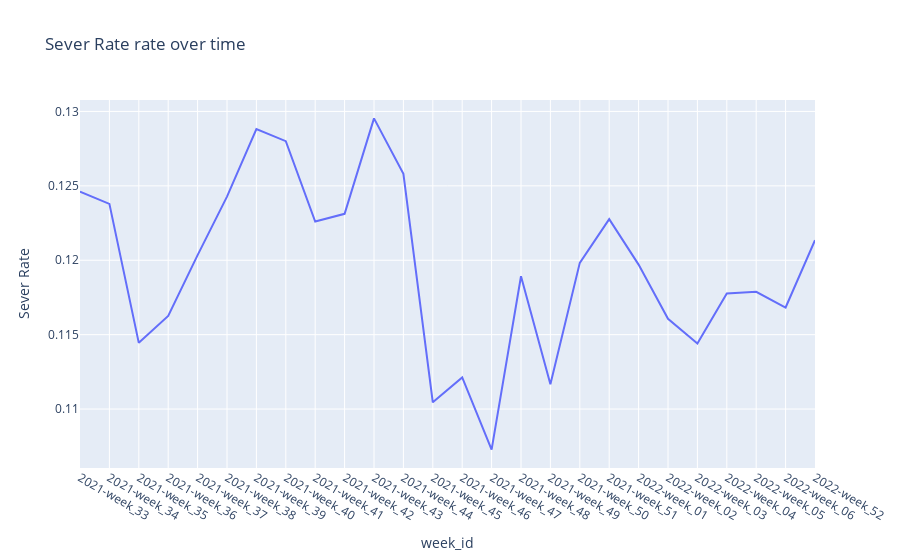

This figure's notebook cell:
### Code cell
fig28 = px.line(sev_wow, x='week_id', y='sever_pct', title = 'Sever Rate rate over time')
fig28.update_layout(xaxis_title='week_id', yaxis_title='Sever Rate')
fig28.show()

### Figure 1 — Plotly figure (JSON) as saved in the notebook; plotly's stock layout.template omitted (floating-point values rounded to 4 significant figures)
{"data": [{"hovertemplate": "week_id=%{x}<br>sever_pct=%{y}<extra></extra>", "legendgroup": "", "line": {"color": "#636efa", "dash": "solid"}, "marker": {"symbol": "circle"}, "mode": "lines", "name": "", "orientation": "v", "showlegend": false, "type": "scatter", "x": ["2021-week_33", "2021-week_34", "2021-week_35", "2021-week_36", "2021-week_37", "2021-week_38", "2021-week_39", "2021-week_40", "2021-week_41", "2021-week_42", "2021-week_43", "2021-week_44", "2021-week_45", "2021-week_46", "2021-week_47", "2021-week_48", "2021-week_49", "2021-week_50", "2021-week_51", "2022-week_01", "2022-week_02", "2022-week_03", "2022-week_04", "2022-week_05", "2022-week_06", "2022-week_52"], "xaxis": "x", "y": [0.1246, 0.1238, 0.1145, 0.1163, 0.1203, 0.1243, 0.1288, 0.128, 0.1226, 0.1231, 0.1295, 0.1258, 0.1105, 0.1121, 0.1073, 0.1189, 0.1117, 0.1198, 0.1228, 0.1197, 0.1161, 0.1144, 0.1178, 0.1179, 0.1168, 0.1213], "yaxis": "y"}], "layout": {"autosize": true, "legend": {"tracegroupgap": 0}, "title": {"text": "Sever Rate rate over time"}, "xaxis": {"anchor": "y", "autorange": true, "domain": [0, 1], "range": [0, 25], "title": {"text": "week_id"}, "type": "category"}, "yaxis": {"anchor": "x", "autorange": true, "domain": [0, 1], "range": [0.106, 0.1308], "title": {"text": "Sever Rate"}, "type": "linear"}}}
